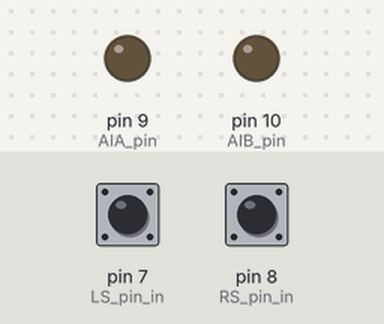
Simulated run of this sketch. Board: Arduino Uno, built with avr-gcc and run on an emulated ATmega328P. On the bench: output pins drawn as LEDs (lit = HIGH). The inputs (shaded band) are chosen by the test bench; at power-on: pin 7 (LS_pin_in) HIGH, pin 8 (RS_pin_in) HIGH.

Above: at 1.2 s.
1.3 s: pin 7 (LS_pin_in) pulled LOW for 0.15 s
At 2.4 s:
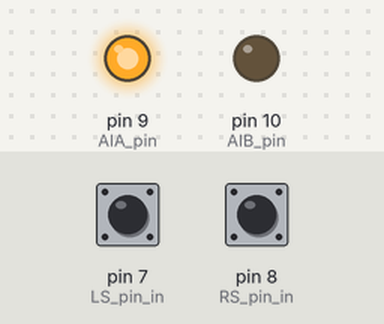
2.9 s: pin 8 (RS_pin_in) pulled LOW for 0.15 s
At 3.7 s:
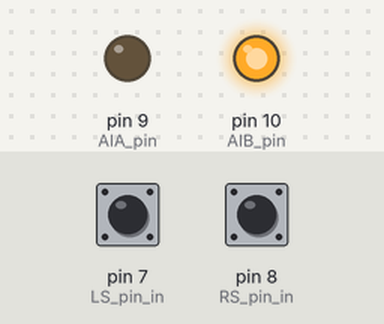
4.5 s: pin 7 (LS_pin_in) pulled LOW for 1 s
At 5.0 s:
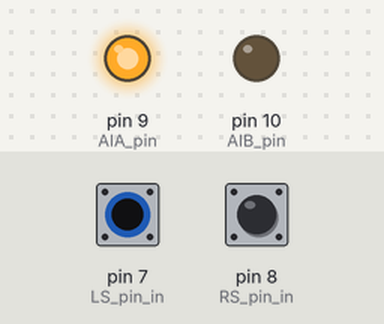
7.0 s: pin 8 (RS_pin_in) pulled LOW for 1 s
At 7.9 s:
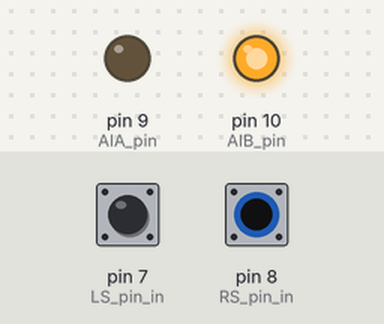
9.5 s: pin 7 (LS_pin_in) driven LOW and pin 8 (RS_pin_in) driven LOW
At 10.7 s:
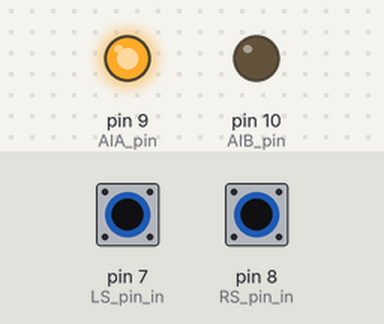
11.0 s: pin 7 (LS_pin_in) driven HIGH
At 11.4 s:
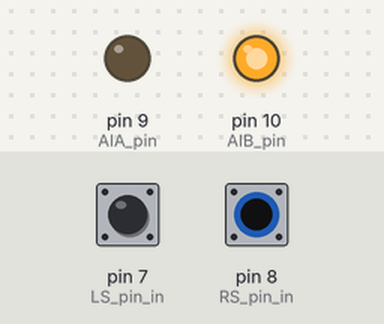
Timing chart, 0 to 13.5 s (numbered marks = the images above; inputs shaded):
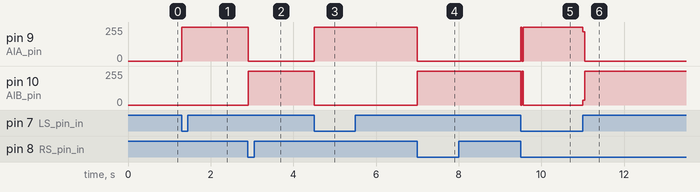

The sketch:

LinPosFirmware.ino
```cpp
/*
 * Linear positioner code
 * Brian Howard
 * 6 August 2016
 */

// Motor control pins
// From https://www.bananarobotics.com/shop/How-to-use-the-HG7881-(L9110)-Dual-Channel-Motor-Driver-Module
// HG7881 (L9110) Dual Channel Motor Driver Module
//
// Truth table
// IA   IB  Description
// L    L   Off
// L    H   Forward
// H    L   Reverse
// H    H   Off
// Must be one of 3, 5, 6, 9, 10, or 11
// for Arduino Uno
int AIA_pin = 9;
int AIB_pin = 10;

// Limit switch pins
int RS_pin_in = 8;
int LS_pin_in = 7;

// the setup function runs once when you press reset or power the board
void setup() {
  // initialize motor control pins.
  pinMode(AIA_pin, OUTPUT);
  pinMode(AIB_pin, OUTPUT);

  // Initialize stop limit switch pins
  pinMode(RS_pin_in, INPUT_PULLUP);
  pinMode(LS_pin_in, INPUT_PULLUP);

  // initialize serial communication
  // (38400 chosen because it works as well at 8MHz as it does at 16MHz, but
  // it's really up to you depending on your project)
  Serial.begin(57600);
  delay(50);

}

// the loop function runs over and over again forever
void loop() {

  // Stop the motor if we have contacted the right side
  // limit switch.
  if( digitalRead(RS_pin_in) == 0 ){
    vMotorLft();
  }

  // Stop the motor if we have contacted the left side
  // limit switch.
  if( digitalRead(LS_pin_in) == 0 ){
    vMotorRgt();
  }

  delay(10);

}

void vMotorOff(){

  // This is motor off
  digitalWrite(AIA_pin, LOW);
  digitalWrite(AIB_pin, LOW);

}

void vMotorRgt(){

  // This is forward
  digitalWrite(AIA_pin, HIGH);
  digitalWrite(AIB_pin, LOW);

}

void vMotorLft(){

  // This is forward
  digitalWrite(AIA_pin, LOW);
  digitalWrite(AIB_pin, HIGH);

}
```

Measured:
- after the input at 1.3 s, pin 9 (AIA_pin): 0/255 → 255/255 at once
- after the input at 2.9 s, pin 9 (AIA_pin): 255/255 → 0/255 at once; pin 10 (AIB_pin): 0/255 → 255/255 at once
- after the input at 4.5 s, pin 9 (AIA_pin): 0/255 → 255/255 at once; pin 10 (AIB_pin): 255/255 → 0/255 at once
- after the input at 7.0 s, pin 9 (AIA_pin): 255/255 → 0/255 at once; pin 10 (AIB_pin): 0/255 → 255/255 at once
- after the input at 9.5 s, pin 9 (AIA_pin): 0/255 → 255/255 at once; pin 10 (AIB_pin): 255/255 → 0/255 at once
- after the input at 11.0 s, pin 9 (AIA_pin): 255/255 → 0/255 at once; pin 10 (AIB_pin): 0/255 → 255/255 at once
